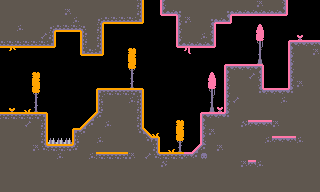

The image is a tile-based game level rendered from a .tmx file. Its description and complete source (layers, tilesets, objects, tile grids) follow:
An orthogonal 40x24 tile map with 8x8 px tiles, 1 tile layer (Tiles) and 6 objects.

<map version="1.10" tiledversion="1.11.2" orientation="orthogonal" renderorder="right-down" width="40" height="24" tilewidth="8" tileheight="8" infinite="0" nextlayerid="4" nextobjectid="116">
 <tileset firstgid="1" source="../tilesheets/sample-sheet.tsx" />
 <layer id="1" name="Tiles" width="40" height="24" locked="1">
  <data encoding="csv">
3,3,3,3,3,3,3,3,3,3,3,3,3,3,3,3,3,2684354595,0,0,3221225498,3,3,3,3,3,3,3,3,3,3,3,33,3,3,26,0,0,0,0,
3,3,3,3,3,3,3,3,33,3,3,3,3,3,3,3,3,2684354595,0,0,2684354647,12,1610612779,3,3,3,3,3,3221225515,12,12,12,12,12,12,87,0,0,0,0,
3,3,3,3,3,3,3,3,3,18,3,3,2684354594,3221225507,3221225507,3221225507,3221225507,80,0,0,0,0,3221225498,33,3,3,3221225515,12,87,0,0,0,0,0,0,0,0,0,0,0,
3,3,18,3,3,3,2684354594,3221225507,3221225507,3221225507,3221225506,3,2684354595,0,0,0,0,0,0,0,0,0,3221225498,3,3,3,26,0,0,0,0,0,9,0,0,0,0,0,0,0,
3,3,3,3,3,25,2684354595,0,0,0,1610612771,3,2684354595,0,0,0,0,0,0,0,0,0,3221225498,3,3,18,26,0,0,0,0,0,24,0,0,0,0,88,0,0,
3221225507,3221225507,3221225507,3221225507,3221225507,3221225507,80,0,0,0,1610612771,3,2684354595,0,0,0,0,0,0,0,0,0,2684354647,12,12,12,87,0,0,0,0,0,39,0,0,0,71,42,42,42,
0,3221225538,0,0,0,0,0,0,0,0,2684354640,3221225507,80,0,0,0,2,0,0,0,0,0,0,3221225545,0,0,0,0,0,0,0,0,54,0,0,0,28,3,3,33,
0,0,0,0,0,0,0,0,0,0,0,0,0,0,0,0,17,0,0,0,0,0,0,0,0,0,0,0,0,0,0,0,69,0,0,0,28,3,3,3,
0,0,0,0,0,0,0,0,0,0,0,0,0,0,0,0,32,0,0,0,0,0,0,0,0,0,0,0,71,42,42,42,2147483719,0,0,0,28,3,3,3,
0,0,0,0,2,0,0,0,0,0,0,0,0,0,0,0,47,0,0,0,0,0,0,0,0,0,9,0,28,3,3,25,2147483676,0,0,0,28,3,3,3,
0,0,0,0,17,0,0,0,0,0,0,0,0,0,0,0,62,0,0,0,0,0,0,0,0,0,24,0,28,3,3,3,2147483676,0,0,0,28,33,3,3,
0,0,0,0,32,0,0,0,0,0,0,0,2147483713,35,35,35,35,65,0,0,0,0,0,0,0,0,39,0,28,3,3,3,2147483691,42,42,42,43,3,3,3,
0,0,0,0,47,0,0,0,0,0,0,0,2147483667,3,3,3,18,19,0,0,0,0,0,0,0,0,54,0,28,25,3,3,3,3,3,18,3,3,3,3,
0,81,0,66,62,0,0,0,0,0,0,0,2147483667,3,3,3,3,19,0,0,0,0,0,0,0,0,69,88,28,3,3,3,3,3,3,3,3,3,3,3,
35,35,35,35,35,65,0,0,0,0,0,7,22,3,3,3,3,19,0,0,0,0,0,0,0,71,42,42,43,3,3,3,3,3,3,3,3,3,3,3,
3,3,3,25,3,19,0,0,0,0,7,22,3,18,3,3,3,19,0,0,0,0,2,0,0,28,3,3,3,3,10,42,42,42,33,3,3,3,3,3,
3,3,3,3,3,19,0,0,0,2147483713,22,3,3,3,3,3,3,2684354582,2684354567,66,0,0,17,0,0,28,33,3,3,3,3,3,3,3,3,3,3,3,3,3,
3,3,3,3,3,19,76,76,76,2147483667,3,3,18,3,3,3,3,3,2684354582,65,0,0,32,0,0,28,3,3,3,3,3,3,3,18,42,42,42,18,3,3,
3,3,3,3,33,34,35,35,35,2147483682,3,3,3,3,3,3,3,3,3,19,0,66,62,0,14,29,3,33,3,3,3,3,3,3,3,3,3,3,3,3,
3,3,3,3,3,3,3,18,3,3,3,18,35,35,35,35,33,3,25,34,35,35,35,42,29,40,3,3,3,3,3,3,3,3,3,3,3,3,3,3,
3,3,3,3,3,3,3,3,3,3,3,3,3,3,3,3,3,3,3,3,10,3,3,3,3,3,3,3,3,3,33,42,18,3,3,3,3,3,3,3,
3,3,3,3,3,3,3,3,3,3,3,3,3,3,3,3,3,3,3,3,3,3,3,3,3,3,3,3,3,3,3,3,3,3,3,3,3,3,3,3,
3,3,3,3,3,3,3,3,3,3,3,3,3,3,3,3,3,3,3,3,3,3,3,3,3,3,3,3,3,3,3,3,3,3,3,3,3,3,3,3,
3,3,3,3,3,3,3,3,3,3,3,3,3,3,3,3,3,3,3,3,3,3,3,3,3,3,3,3,3,3,3,3,3,3,3,3,3,3,3,3
</data>
 </layer>
 <objectgroup id="3" name="WorldCollision">
  <object id="110" x="96" y="88">
   <polygon points="0,0 48,0 48,40 56,48 64,48 64,104 -24,104 -24,40 -16,40 0,24" />
  </object>
  <object id="111" x="0" y="0">
   <polygon points="0,0 0,48 56,48 56,32 80,32 80,56 104,56 104,24 144,24 144,0" />
  </object>
  <object id="112" x="160" y="0">
   <polygon points="0,0 128,0 128,16 72,16 72,24 56,24 56,48 16,48 16,16 0,16" />
  </object>
  <object id="113" x="160" y="152">
   <polygon points="0,0 32,0 40,-8 40,-40 64,-40 64,-88 104,-88 104,-64 128,-64 128,-112 160,-112 160,40 0,40" />
  </object>
  <object id="114" x="0" y="112">
   <polygon points="0,0 48,0 48,32 72,32 72,80 0,80" />
  </object>
 </objectgroup>
 <objectgroup id="2" name="Player" locked="1">
  <object id="5" gid="106" x="104" y="88" width="8" height="8" />
 </objectgroup>
</map>
